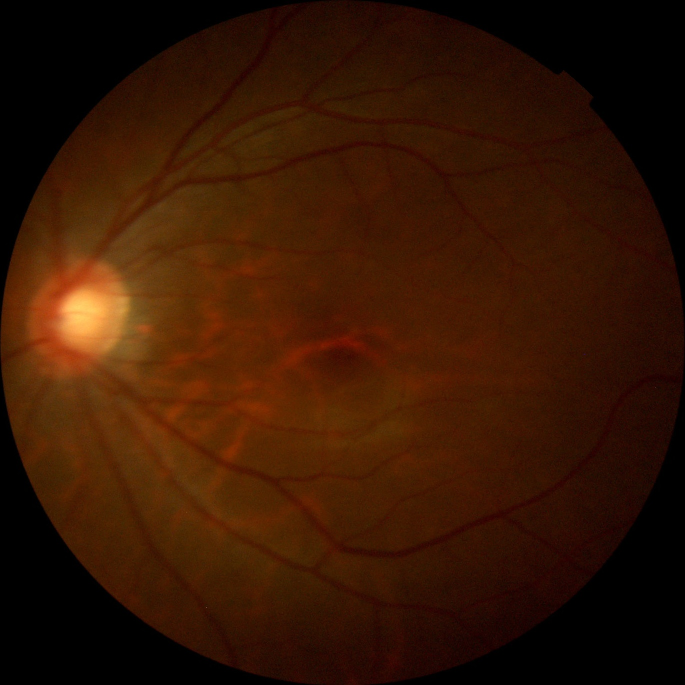
#> input picture test_images/1112_59077_32.jpg, 1370 x 1370 px (shown at 1/2 size)
$ python -i augmentation.py   (imports and definitions only)
#> lines starting #> are read from the running program, lines starting #| are printed output that depends on the picture
#> further down, picture is the input picture: shape (1370, 1370, 3); mean B, G, R 3.1, 21.9, 54
import numpy as np
import cv2

class Augmentation(object):
    # [28 lines left out: functions resize, rotate, not called in this run]

    def flip(self, im):
        return cv2.flip(im, 1)

    # [37 lines left out: functions zoom, crop, black_border_crop, not called in this run]


    def enhance(self, im):
        lab= cv2.cvtColor(np.array(im), cv2.COLOR_BGR2LAB)
#> lab: shape (1370, 1370, 3); mean of channels 0, 1, 2 31.6, 141.8, 144.7
        l, a, b = cv2.split(lab)
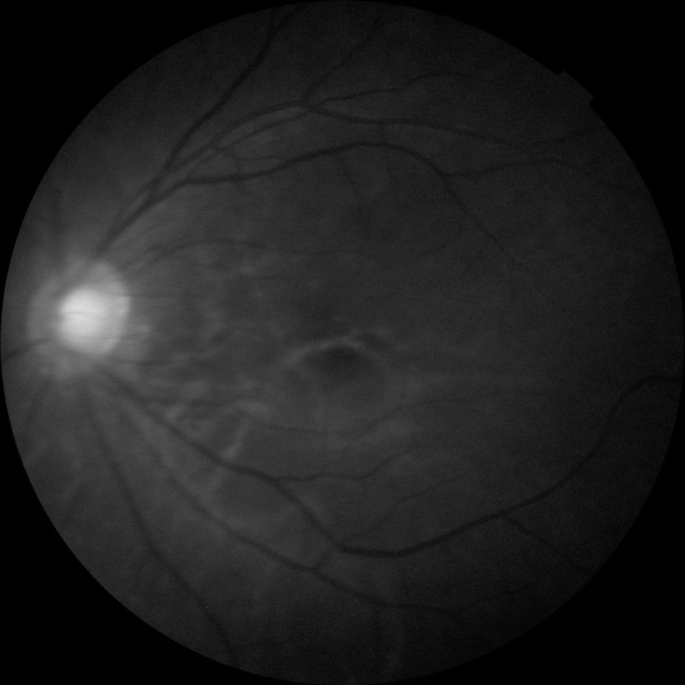
#> l: shape (1370, 1370) (shown at 1/2 size); min 0, max 236, mean 31.6
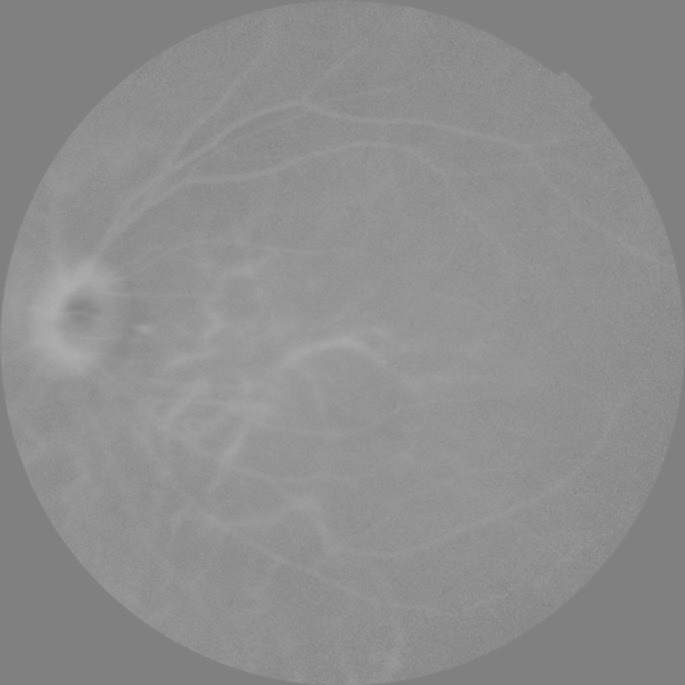
#> a: shape (1370, 1370) (shown at 1/2 size); min 126, max 175, mean 141.8
        clahe = cv2.createCLAHE(clipLimit=3.0, tileGridSize=(20,30))
        cl = clahe.apply(l)
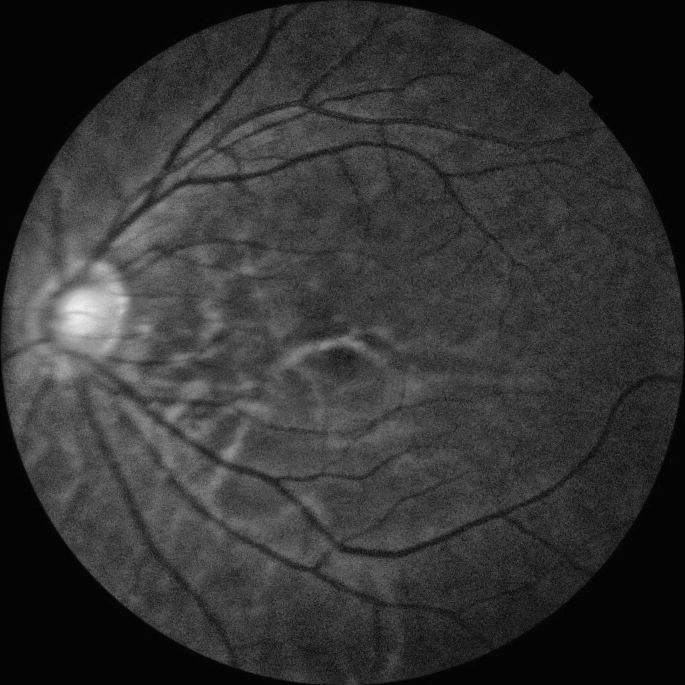
#> cl: shape (1370, 1370) (shown at 1/2 size); min 1, max 241, mean 50.7
        limg = cv2.merge((cl, a, b))
#> limg: shape (1370, 1370, 3); mean of channels 0, 1, 2 50.7, 141.8, 144.7
        im_new = cv2.cvtColor(limg, cv2.COLOR_LAB2BGR)
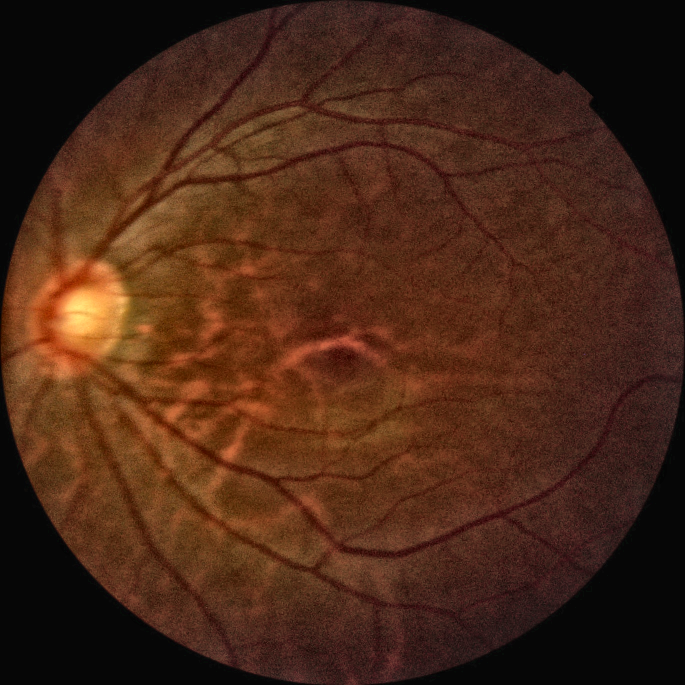
#> im_new: shape (1370, 1370, 3) (shown at 1/2 size); mean B, G, R 22.5, 39.1, 73
        return im_new

    # [34 lines left out: functions clip, brightness, contrast, saturation, multiple_rgb, not called in this run]

class OurAug(Augmentation):

    def __init__(self, params, rand=True):
        self.params = params
        self.rand = rand

    # [45 lines left out: function process, not called in this run]

>>> import cv2
>>> picture = cv2.imread('../test_images/1112_59077_32.jpg')
>>> result = Augmentation().enhance(picture)

$ run again, on test_images/1112_59078_32.jpg
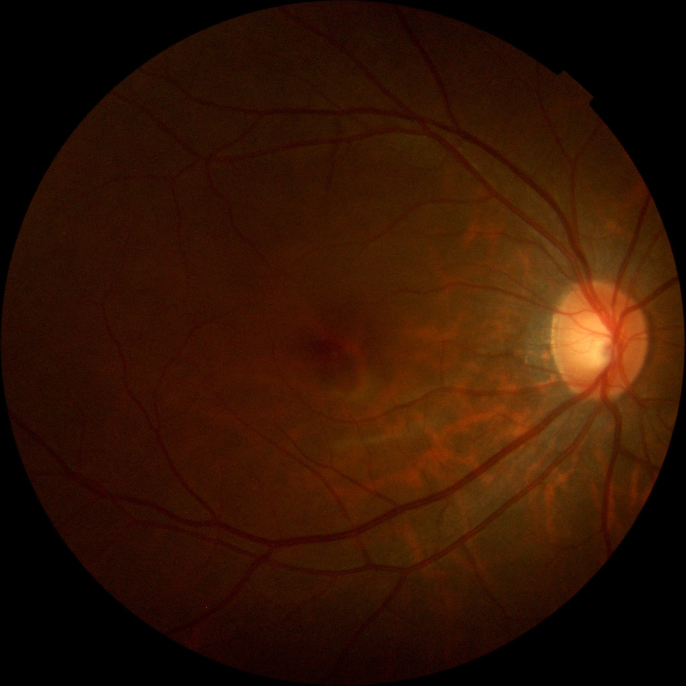
#> input picture test_images/1112_59078_32.jpg, 1371 x 1371 px (shown at 1/2 size)
#> picture is the input picture: shape (1371, 1371, 3); mean B, G, R 3.4, 19.9, 50.3
#> lab: shape (1371, 1371, 3); mean of channels 0, 1, 2 28.6, 141.1, 142.8
#> in enhance, `cl = clahe.apply(l)`:
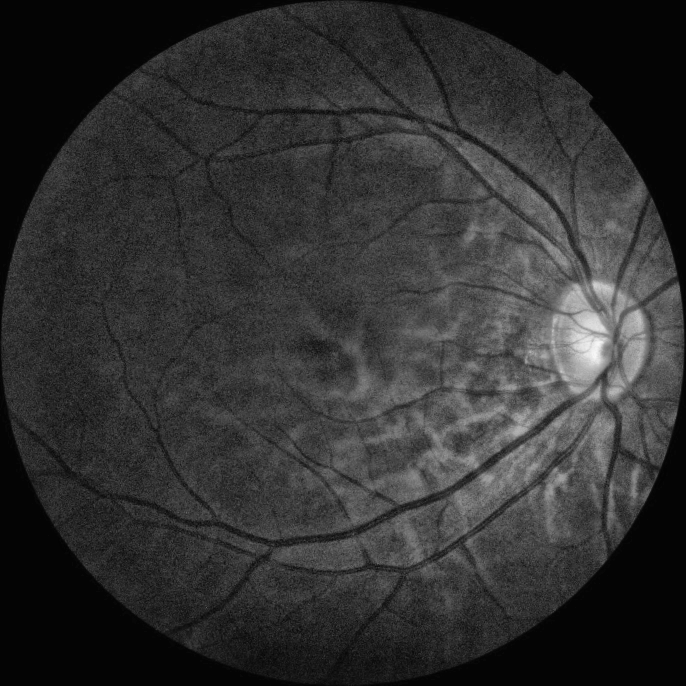
#> cl: shape (1371, 1371) (shown at 1/2 size); min 2, max 248, mean 48.8
#> limg: shape (1371, 1371, 3); mean of channels 0, 1, 2 48.8, 141.1, 142.8
#> in enhance, `im_new = cv2.cvtColor(limg, cv2.COLOR_LAB2BGR)`:
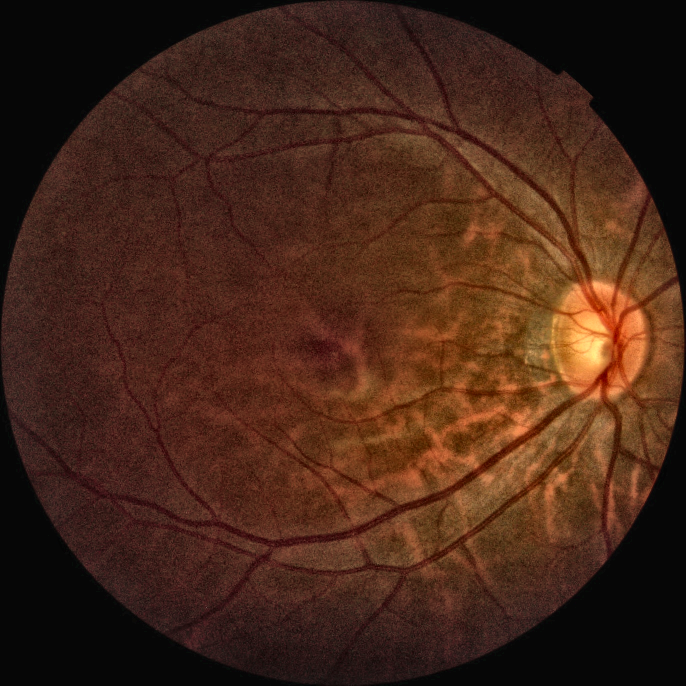
#> im_new: shape (1371, 1371, 3) (shown at 1/2 size); mean B, G, R 24, 38.2, 70

$ run again, on test_images/1112_59080_128.jpg
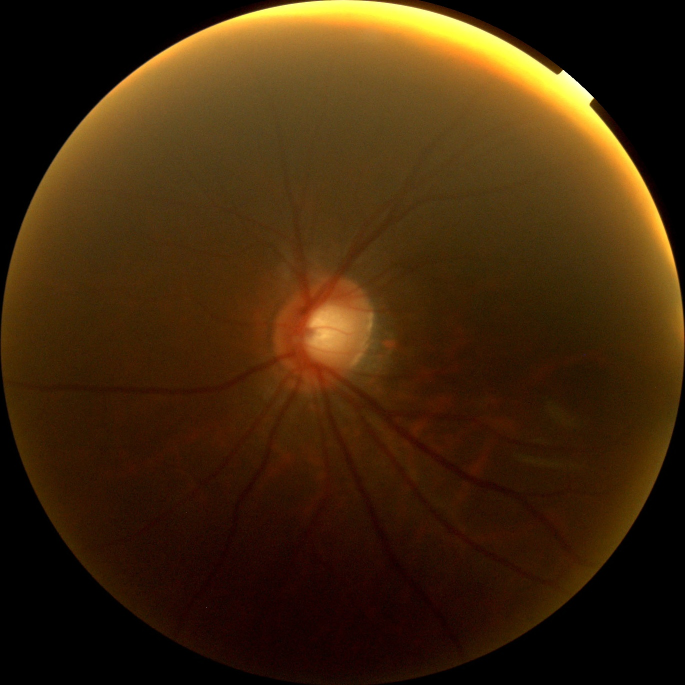
#> input picture test_images/1112_59080_128.jpg, 1370 x 1370 px (shown at 1/2 size)
#> picture is the input picture: shape (1370, 1370, 3); mean B, G, R 11.1, 38.6, 63.9
#> lab: shape (1370, 1370, 3); mean of channels 0, 1, 2 46.2, 136.7, 147.4
#> in enhance, `cl = clahe.apply(l)`:
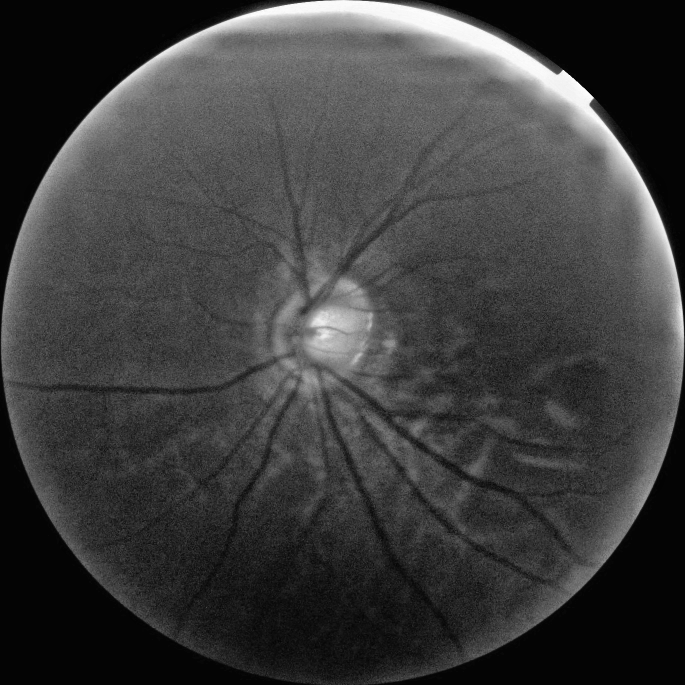
#> cl: shape (1370, 1370) (shown at 1/2 size); min 1, max 255, mean 61
#> limg: shape (1370, 1370, 3); mean of channels 0, 1, 2 61, 136.7, 147.4
#> in enhance, `im_new = cv2.cvtColor(limg, cv2.COLOR_LAB2BGR)`:
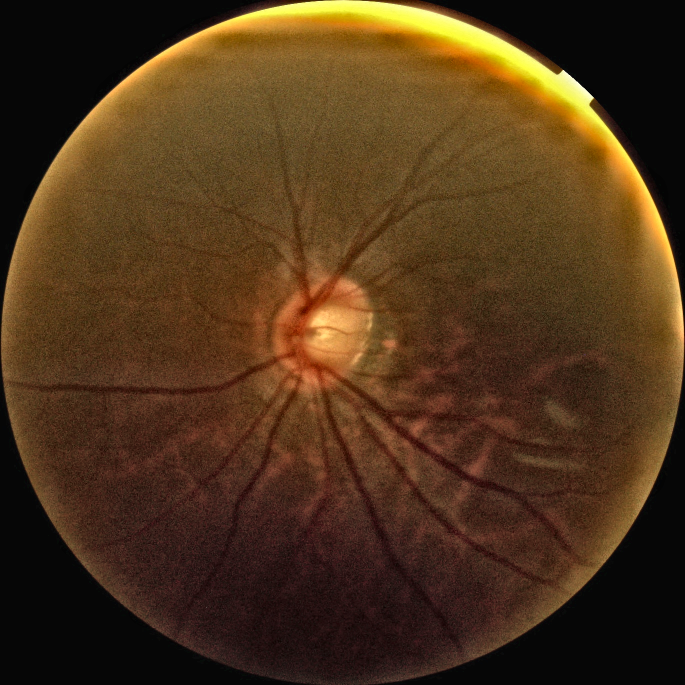
#> im_new: shape (1370, 1370, 3) (shown at 1/2 size); mean B, G, R 25.9, 52.2, 78.3

$ run again, on test_images/1112_93030_32.jpg
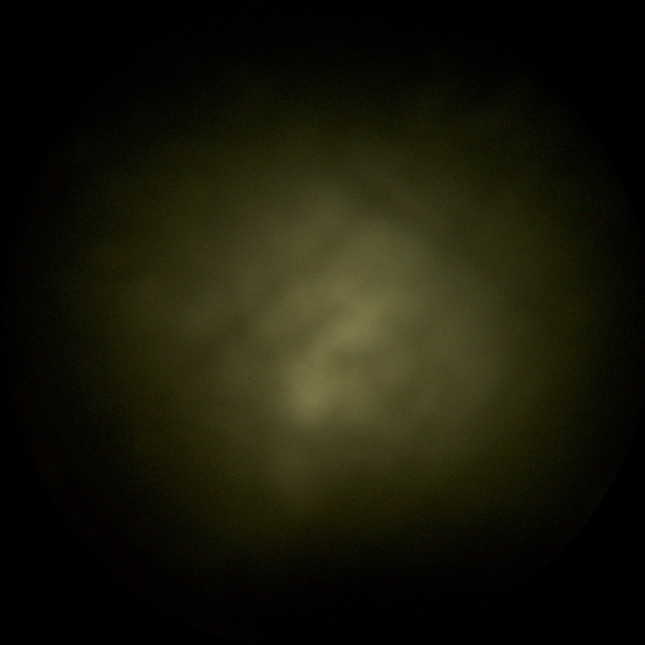
#> input picture test_images/1112_93030_32.jpg, 1290 x 1290 px (shown at 1/2 size)
#> picture is the input picture: shape (1290, 1290, 3); mean B, G, R 9.4, 23.6, 24.2
#> lab: shape (1290, 1290, 3); mean of channels 0, 1, 2 23, 125.9, 136
#> in enhance, `l, a, b = cv2.split(lab)`:
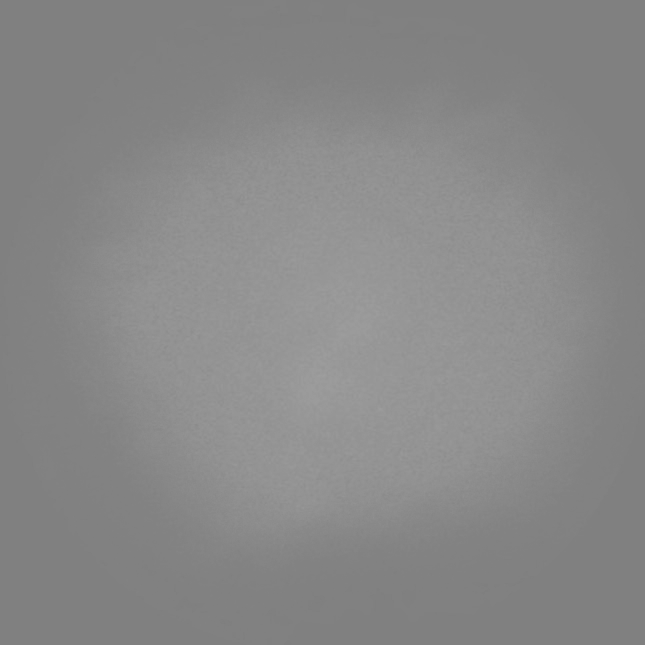
#> b: shape (1290, 1290) (shown at 1/2 size); min 126, max 158, mean 136
#> limg: shape (1290, 1290, 3); mean of channels 0, 1, 2 38.5, 125.9, 136
#> in enhance, `im_new = cv2.cvtColor(limg, cv2.COLOR_LAB2BGR)`:
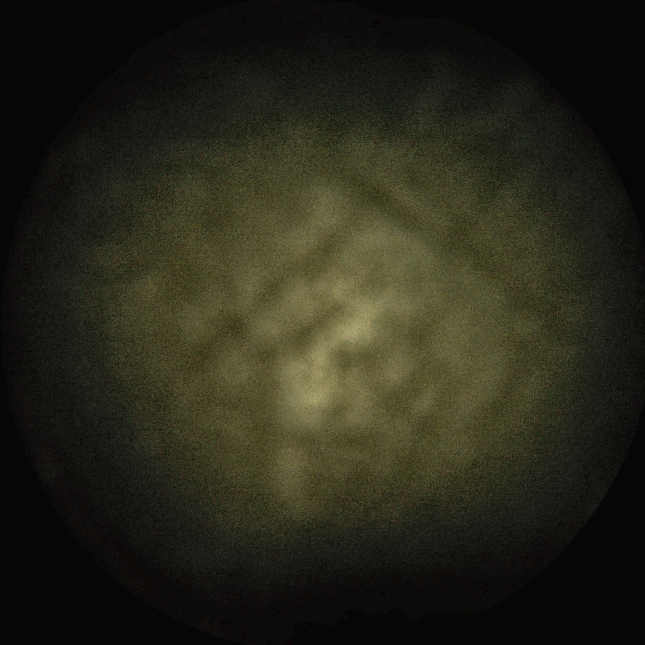
#> im_new: shape (1290, 1290, 3) (shown at 1/2 size); mean B, G, R 25.2, 38.4, 39.2
